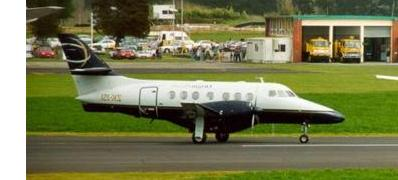
#> input picture lab12-LSH/codes/dataset/1.jpg, 398 x 180 px; its folder holds only this picture in this run
$ python LSH_with_dif_color2.py
#> lines starting #> are read from the running program, lines starting #| are printed output that depends on the picture
import cv2
import numpy as np
import math
from matplotlib import pyplot as plt
import time
# 首先获取图像对应的特征向量
# 通过颜色直方图计算相应的特征向量
def color(filename):
    # 读入图（目标的特征向量）
    in_img = cv2.imread(filename+'.jpg')
    image = cv2.cvtColor(in_img, cv2.COLOR_BGR2GRAY)
    Ix, Iy = np.zeros((len(image),len(image[0]))), np.zeros((len(image),len(image[0])))
    M, B = np.zeros((len(image),len(image[0]))), np.zeros((len(image),len(image[0])))
    # 创建0~255的灰度值像素点数
    # 为了与12配套，故此处设为264 = 12 * 22
    N = [0]*361
    tot = 0
    for i in range(1,len(image)-1):
        for j in range(1,len(image[0])-1):
            # Ix是x方向的梯度，Iy即y方向的
            Ix[i][j] = int(image[i+1][j])-int(image[i-1][j])
            Iy[i][j] = int(image[i][j+1])-int(image[i][j-1])
            # M为梯度强度
            M[i][j]=(Ix[i][j]**2+Iy[i][j]**2)**0.5
            # N记录实际的i区间内的值
            N[math.floor(M[i][j])] += 1
            tot += 1
    # 建立具体比例，存入p中
    p = []
    for i in range(12):
        cnt = 0
        for j in range(30):
            cnt += N[i*30+j]
        p.append(cnt*1.0/tot)
    # 计算出0、1、2类型的特征向量
    for i in range(len(p)):
        if p[i] < 0.08:
            p[i] = 0
        elif p[i] < 0.16:
            p[i] = 1
        else:
            p[i] = 2
    return p

# 计算Hamming码来获取投影，其中g是需要被投影的方向
def Hamming(p,g):
    # 由于p是12维的向量，构造v(p)需要24维的数组
    lsh = []
    v = [0] * 24
    for i in range(12):
        # 当前位置只有00,10,11三种情况，第一二位分别对应2*i,2*i+1
        if p[i] == 1:
            v[2*i] = 1
        if p[i] == 2:
            v[2*i] = 1
            v[2*i+1] = 1
    # eg.v(p)=001011100011
    # 对于上述 p，它在{1,3,7,8}上的投影为(0,1,1,0)
    for i in g:
        lsh.append(v[i-1])
    return lsh


# 哈希函数计算lsh
def hash(p,g):
    # I是Hash桶
    I  = [[] for i in range(12)]
    # print(I)
    lsh = []
    # I|i表示I中范围在(i-1)*C+1~i*C中的坐标：
    for i in g:
        # print((i-1)//2)
        I[(i-1)//2].append(i)
    for i in range(12):
        if I[i] != []:
            for Ii in I[i]:
                if Ii-2*i <= p[i]:
                    lsh.append(1)
                else:
                    lsh.append(0)
    return lsh


# 对搜索库中的图像（共40张，均以i.jpg为文件名）建立索引
def pre(g):
    Hash, Hash_id, character = [], [], []
    for i in range(1,41):
        filename ='dataset/'+str(i)
        p = color(filename)
#> in color, in_img is the input picture: shape (180, 398, 3); mean B, G, R 80.7, 121.6, 118.5
#> in color, `image = cv2.cvtColor(in_img, cv2.COLOR_BGR2GRAY)`:
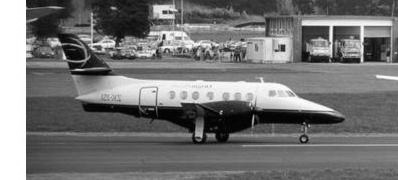
#> image: shape (180, 398); min 0, max 255, mean 116
#> in color, `Ix, Iy = np.zeros((len(image),len(image[0]))), np.zeros((len(image),le..`: Ix: shape (180, 398) float64; every value is 0
#> after the loop in color, `for i in range(1,len(image)-1):`:
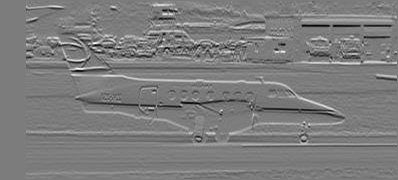
#> Ix: shape (180, 398) float64; min -191, max 199, mean 0.5; drawn with min black and max white
#> after the loop in color, `for i in range(1,len(image)-1):`:
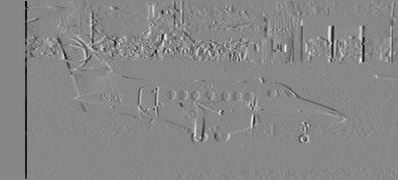
#> Iy: shape (180, 398) float64; min -228, max 200, mean -0.7; drawn with min black and max white
#> after the loop in color, `for i in range(1,len(image)-1):`:
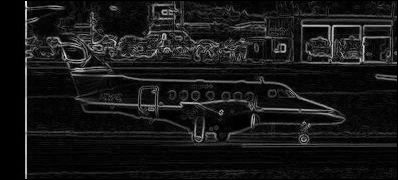
#> M: shape (180, 398) float64; min 0, max 228, mean 22.9
#> after the loop in color, `for i in range(1,len(image)-1):`: N = 361 values, max 4045 at index 5, min 0 at index 198, mean 195.3; tot = 70488
#> after the loop in color, `for i in range(12):`: p = [0.754, 0.14, 0.058, 0.0273, 0.0124, 0.00579, 0.00288, 0.00017, 0, 0, 0, 0]
#> the loop in color, `for i in range(len(p)):` made 12 passes
#> after the loop in color, `for i in range(len(p)):`: p = [2, 1, 0, 0, 0, 0, 0, 0, 0, 0, 0, 0]
#> p = [2, 1, 0, 0, 0, 0, 0, 0, 0, 0, 0, 0]
        character.append(p)
        # 可用I的方式获取投影
        # 也可以用汉明法获取投影即lsh = Hamming(p,g)
        lsh = hash(p,g)
#> lsh = [1, 0, 0, 0, 0]
        # 需要注意的是，由于循环的时候文件用的是1.jpg->40.jpg
        # 然而数组append只能是从0开始，因而在具体实现的时候需要-1，同样回答了输出的+1原因
        try:
            Hash_id[Hash.index(lsh)].append(i - 1)
        except:
            Hash.append(lsh)
            Hash_id.append([i - 1])
    return Hash, Hash_id, character


# 利用lsh检索图片，进行图片索引的查找
def lsh_search(g, Hash, Hash_id, character):
    result = []
    p = color('target')
    lsh = hash(p,g)
    # 判断该图片的特征向量是否合理
    if lsh not in Hash:
        return result
    ID = Hash.index(lsh)
    # 这里的NN法可以直接判断向量是否相等，这样直接且高效
    # print(Hash_id[ID])
    for i in Hash_id[ID]:
        if character[i] == p:
            result.append('dataset/'+str(i+1)+'.jpg')
    return result

# 不使用LSH，直接利用NN法进行搜索
def nn_search(character):
    result = []
    p = color('target')
    for i in range(0,40):
        # 直接枚举
        if character[i] == p:
            result.append('dataset/'+str(i+1)+'.jpg')
    return result


# g = [1,7,8,10,15,20]
# g = [1,7,8,10,20]
g = [1,7,10,15,20]
# g = [1,3,7,8,17,19,21]
# g = color('target')

# 首先进行预处理，为所有待查图像建立相应索引
#> (the run stopped early here; a loop or call above may not have finished)
